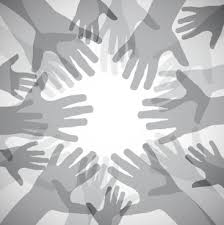
%> input picture input/pic2.png, 224 x 225 px
$ octave entrophy.m   (GNU Octave 9; MATLAB toolbox functions it lacks are replaced by stand-ins)
%> lines starting %> are read from the running program, lines starting %| are printed output that depends on the picture
RGB = imread('input/pic2.png');
%> RGB is the input picture: size 225x224x3 uint8; mean R, G, B 191.6, 192.2, 193.5
imshow(RGB)
P = rgb2gray(RGB);
%Calculate Entropy of Grayscale Original Image

J = entropy(P)
%> J = 6.8
%output:  6.8049


RGB = imread('encrypted_images/pic2.png');
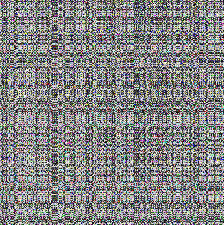
%> input picture encrypted_images/pic2.png, 224 x 225 px
%> RGB is the input picture: size 225x224x3 uint8; mean R, G, B 130.6, 130.5, 130.6
figure
imshow(RGB)
P = rgb2gray(RGB);
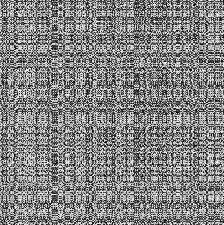
%> P: size 225x224 uint8; min 0, max 255, mean 130.5

%Calculate Entropy of Grayscale Encrypted Image
J = entropy(P)
%> J = 7.9

%output: 7.9032
